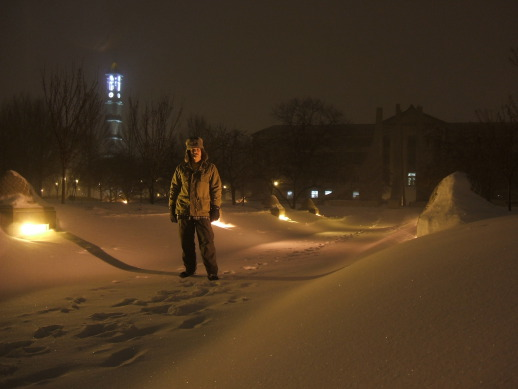
%> input picture Session 4/Histogram Equalization of RGB image/test1.jpg, 518 x 389 px
$ octave Histogram_Equalization_RGBimage.m   (GNU Octave 9; MATLAB toolbox functions it lacks are replaced by stand-ins)
%> lines starting %> are read from the running program, lines starting %| are printed output that depends on the picture
pic = 'test1.jpg';
A = imread(pic);
%> A is the input picture: size 389x518x3 uint8; mean R, G, B 72.5, 53, 32.2

%Meu metodo------------------------------------
count = 3;

%A ideia aqui é equalizar cada canal RGB
while count >= 1

A_eq( : ,:, count) = histeq(A( : ,:, count));
count = count-1;
end
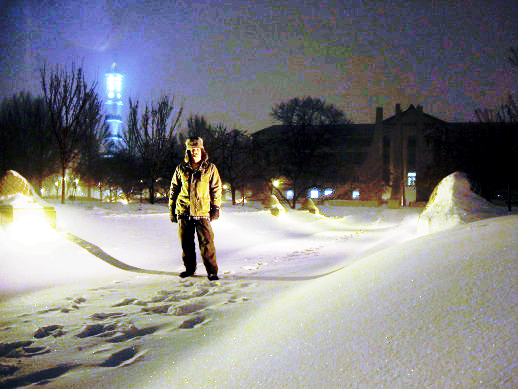
%> A_eq: size 389x518x3 uint8; mean R, G, B 127.3, 127.3, 129.8
%> after the loop, count = 0
%----------------------------------------------
subplot(2,1,1),imshow(A_eq), title('Imagem Equalizada');
subplot(2,1,2),imshow(A), title('Imagem Não Equalizada');
figure,subplot(2,3,1),imhist(A_eq( : ,:,1)), title('R Equalizada');
subplot(2,3,2),imhist(A_eq( : ,:,2)), title('G Equalizada');
subplot(2,3,3),imhist(A_eq( : ,:,3)), title('B Equalizada');
subplot(2,3,4),imhist(A( : ,:,1)), title('R Não Equalizada');
subplot(2,3,5),imhist(A( : ,:,2)), title('G Não Equalizada');
subplot(2,3,6),imhist(A( : ,:,3)), title('B Não Equalizada');
%> after `title('B Não Equalizada')`:
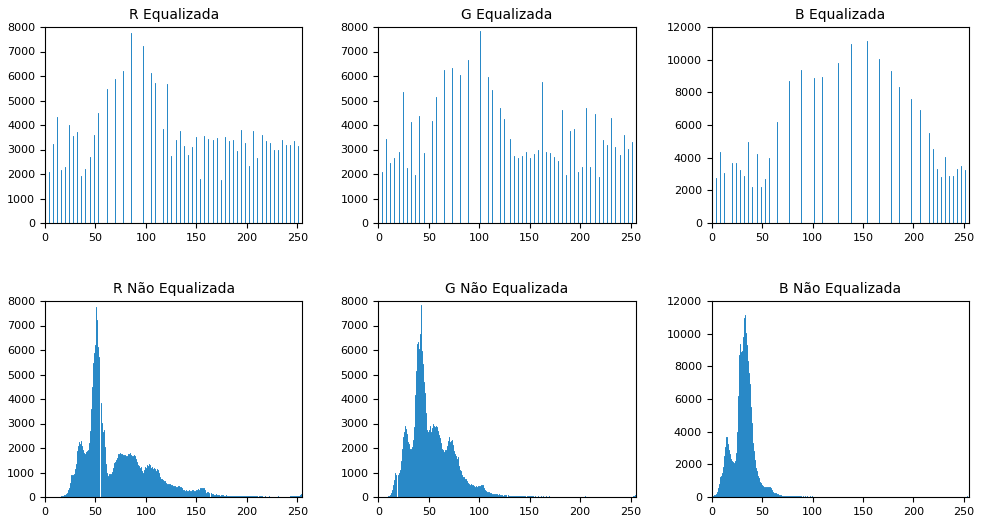
%> figure redrawn from the program's plot data, 6 panels; panel 1: highest point at x = 85, y = 7773; panel 2: highest point at x = 101, y = 7843; panel 3: highest point at x = 154, y = 11139; panel 4: highest point at x = 51, y = 7773

%-------------------------------------------------------------------

%Metodo do teacher--------------------------------------------------
A_hsv = rgb2hsv(A);
%> A_hsv: size 389x518x3 double; mean H, S, V 0.0894, 0.539, 0.284
A_v = A_hsv(:,:,3);
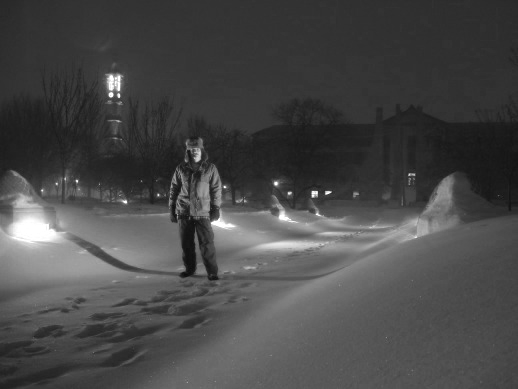
%> A_v: size 389x518 double; min 0.0471, max 1, mean 0.284
A_v = histeq(A_v);
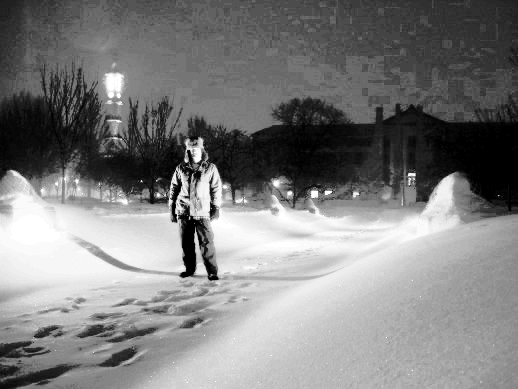
%> A_v: size 389x518 double; min 0, max 1, mean 0.499
A_hsv(:,:,3) = A_v;
%> A_hsv: size 389x518x3 double; mean H, S, V 0.0894, 0.539, 0.499
A = hsv2rgb(A_hsv);
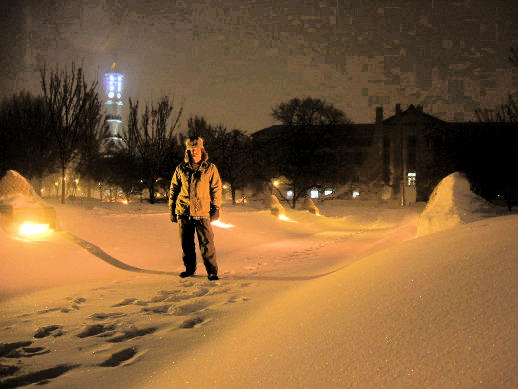
%> A: size 389x518x3 double; mean R, G, B 0.499, 0.364, 0.22
figure,subplot(1,2,1),imshow(A)
A = imread(pic);
subplot(1,2,2), imshow(A);
%------------------------------------------------------------------
